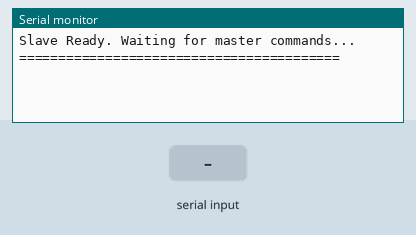
Bench run of a sketch on a simulated Arduino Uno, built with avr-gcc and run on an emulated ATmega328P. On the bench: the last lines printed to the serial monitor. The inputs (shaded band) are chosen by the test bench.

Above: at 1.2 s.
1.3 s: "Wait for my command\n" received over the second serial link
At 2.0 s:
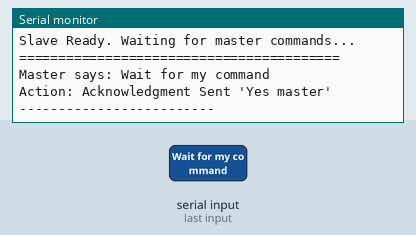
2.8 s: "1\n" received over the second serial link
At 3.3 s:
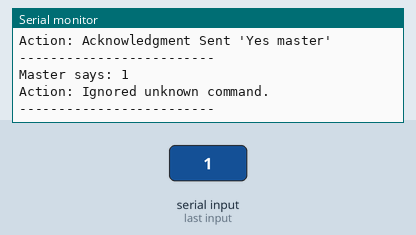

The sketch:

arduino_slave_UART.ino
```cpp
// ==========================================
// Arduino Slave Code - UART Communication
// ==========================================

#include <SoftwareSerial.h>

// Define SoftwareSerial pins
// RX = Pin 10 (Connects to ESP32 TX2)
// TX = Pin 11 (Connects to ESP32 RX2)
SoftwareSerial espSerial(10, 11);

void setup() {
  // Initialize hardware serial for debugging on the PC Serial Monitor
  Serial.begin(9600);

  // Initialize software serial for communication with the ESP32 Master
  espSerial.begin(9600);

  Serial.println("Slave Ready. Waiting for master commands...");
  Serial.println("=========================================");
}

void loop() {
  // Check if any data is available to read from the ESP32
  if (espSerial.available()) {

    // Read the incoming string until a newline character ('\n') is received
    String msg = espSerial.readStringUntil('\n');

    // Clean up the string by removing any trailing whitespace or invisible characters (like '\r')
    msg.trim();

    // Print what the Master sent to the PC Serial Monitor
    Serial.print("Master says: ");
    Serial.println(msg);

    // Verify if the received message exactly matches the expected command
    if (msg == "Wait for my command") {
      // Send the exact required acknowledgment back to the Master
      espSerial.println("yes master");
      Serial.println("Action: Acknowledgment Sent 'Yes master'");
    }
    else if (msg.length() > 0) {
      // If a message was received but it doesn't match the expected command
      Serial.println("Action: Ignored unknown command.");
    }

    // Print a separator line for better readability in the Serial Monitor
    Serial.println("-------------------------");
  }
}
```

Measured:
- after the input at 1.3 s, the serial monitor: prints a new line at once (image 1)
- after the input at 2.8 s, the serial monitor: prints a new line at once (image 2)
